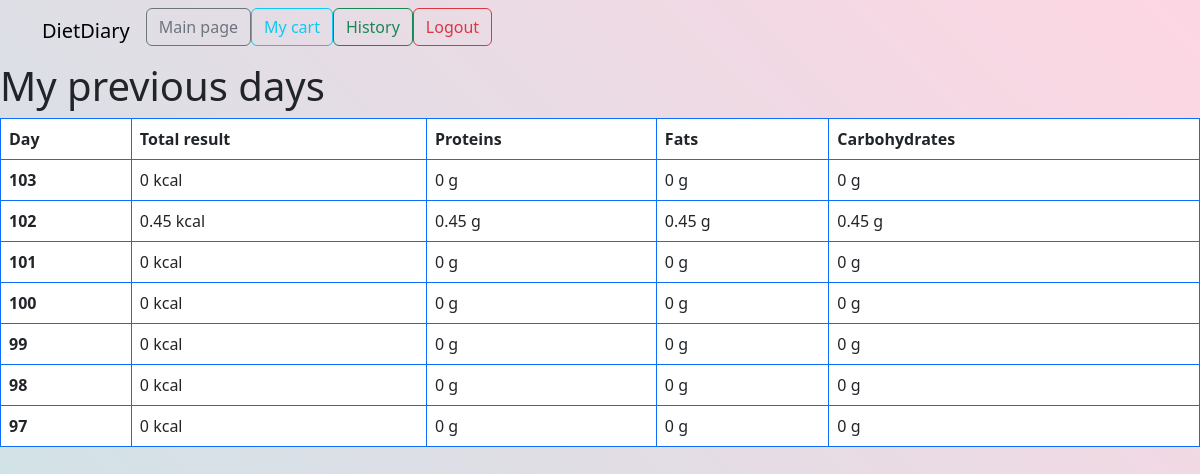
The page /diet_diary/previous_days/ (signed in) on the database as committed earlier.
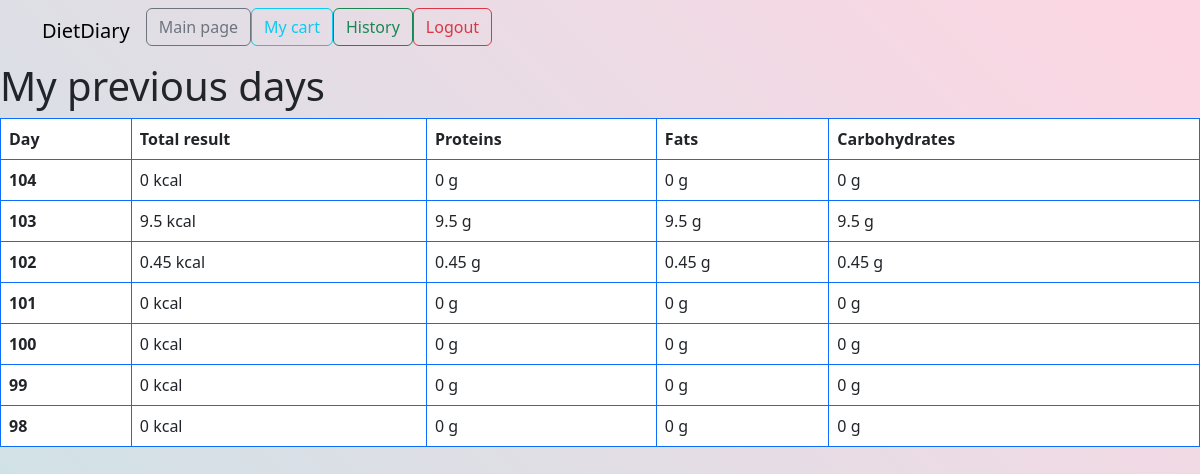
The same page on the database as committed later.
### diet_diary/models.py (models this page shows, shortened)
class Note(models.Model):
    profile = models.ForeignKey('Profile', on_delete=models.CASCADE, related_name='notes')
    @property
    def total_res(self):
        return sum(get_note.k for get_note in self.all_notes.all())
    @property
    def total_p(self):
        return sum(get_note.p for get_note in self.all_notes.all())
    @property
    def total_f(self):
        return sum(get_note.f for get_note in self.all_notes.all())
    @property
    def total_c(self):
        return sum(get_note.c for get_note in self.all_notes.all())

class GetNote(models.Model):
    product = models.ForeignKey(Product, on_delete=models.CASCADE, related_name='+')
    note = models.ForeignKey('Note', on_delete=models.CASCADE, related_name='all_notes')
    massa = models.FloatField(default=100.0)
    @property
    def k(self):
        return self.product.kcal * self.massa / 100
    @property
    def p(self):
        return self.product.proteins * self.massa / 100
    @property
    def f(self):
        return self.product.fats * self.massa / 100
    @property
    def c(self):
        return self.product.carbohydrates * self.massa / 100

class Product(models.Model):
    name = models.CharField(max_length=100)
    category = models.ForeignKey(Category, on_delete=models.CASCADE, related_name='products')
    kcal = models.IntegerField(default=0.0)
    proteins = models.FloatField(default=0.0)
    fats = models.FloatField(default=0.0)
    carbohydrates = models.FloatField(default=0.0)

### diet_diary/views.py (the view)
# urls.py: path('previous_days/', views.prev_d, name='previous_days'),
@login_required
def prev_d(request):
    all_notes = request.user.profile.notes.all().order_by('id').reverse()[:7]
    pagination = Paginator(all_notes, 7)
    page = request.GET.get('page')
    obt = pagination.get_page(page)
    return render(request, 'diet_diary/previous_days.html', {'all_notes': all_notes, 'page': obt, })

### diet_diary/templates/diet_diary/previous_days.html
{% extends 'diet_diary/base.html' %}
{% block body %}
  <h1>My previous days</h1>
  {% if all_notes %}
      <table class="table table-bordered border-primary">
        <thead>
          <tr>
            <th scope="col">Day</th>
            <th scope="col">Total result</th>
            <th scope="col">Proteins</th>
            <th scope="col">Fats</th>
            <th scope="col">Carbohydrates</th>
          </tr>
        </thead>
        {% for note in all_notes %}
        <tbody>
          <tr>
            <th scope="row">{{ note.id }}</th>
            <td>{{ note.total_res }} kcal</td>
            <td>{{ note.total_p }} g</td>
            <td>{{ note.total_f }} g</td>
            <td>{{ note.total_c }} g</td>
            </tr>
        </tbody>
        {%endfor%}
    </table>
  {% else %}
    <p>l.</p>
  {% endif %}
{% endblock %}

### diet_diary/templates/diet_diary/base.html (shortened to what this page needs)
<!doctype html>
<html lang="ru">
<head>
  <link href="https://cdn.jsdelivr.net/npm/bootstrap@5.3.0/dist/css/bootstrap.min.css" rel="stylesheet">
</head>
<body>
    <nav class="navbar navbar-expand-lg navbar-transparent bg-d63384">
        <div class="container">
            <a href="" class="navbar-brand">DietDiary</a>
            <div class="collapse navbar-collapse" id="navbarContent">
                <ul class="navbar-nav mr-auto mb-2">
                    <li class="nav-item">
                        <a href="{% url 'diet_diary:index'%}" class="btn btn-outline-secondary">Main page</a>
                    </li>
                    <li class="nav-item">
                        <a href="{% url 'diet_diary:cart'%}" class="btn btn-outline-info" >My cart </a>
                    </li>
                    <li class="nav-item">
                        <a href="{% url 'diet_diary:previous_days'%}" class="btn btn-outline-success" >History </a>
                    </li>
                    <li class="nav-item">
                        {% if user.is_authenticated %}
                            <form action="{% url 'logout' %}?next={{ request.path }}" method="post"
                            class="">
                            <input type="submit" value="Logout" class="btn btn-outline-danger"/>
                            </form>
                        {% else %}
                            <a href="{% url 'login' %}?next={{ request.path }}"
                            class="btn btn-outline-primary">Login</a>
                        {% endif %}
                    </li>
                </ul>
            </div>
        </div>
    </nav>
{% block body %}
{% endblock %}
</body>
</html>

### diet_diary/templates/diet_diary/base.html (style rules this page uses)
body { height: 2000px; background: linear-gradient(45deg, #a8edea, #fed6e3); }

Rows that differ between the two databases and show on the page:
no longer on this page (row unchanged): Note: id "97", total_res "0", total_p "0", total_f "0", total_c "0"
added Note: id "104", total_res "0", total_p "0", total_f "0", total_c "0"
computed for Note id 103: total_res "0" → "9.5"; total_p "0" → "9.5"; total_f "0" → "9.5"; total_c "0" → "9.5"
